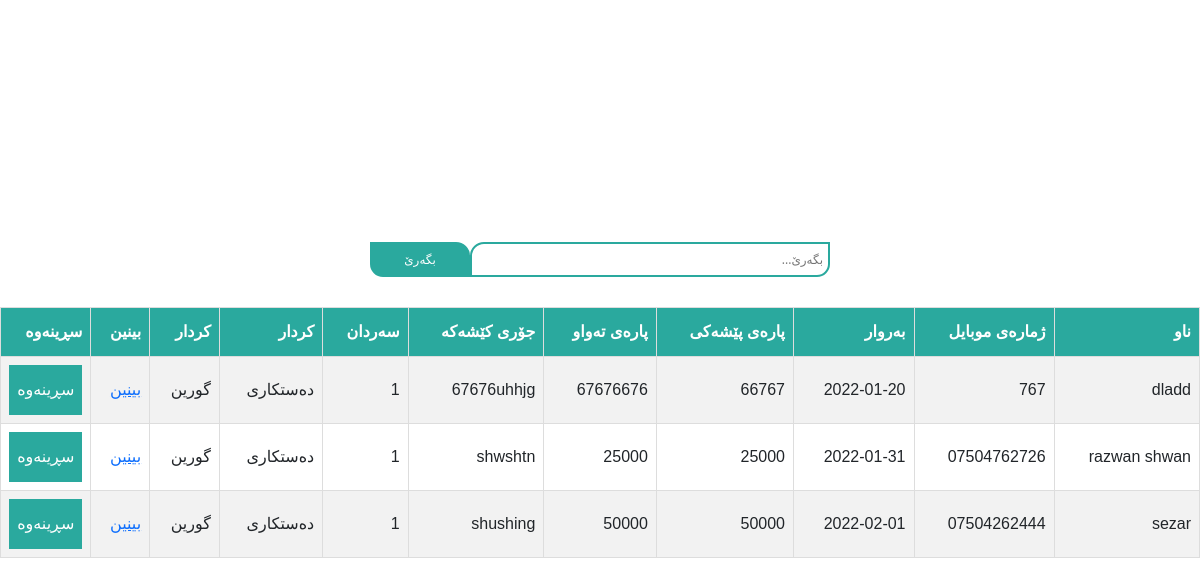
Page /doctorsick.php?doctor=د.شارا (signed in) on the committed database.
### tables this page shows
CREATE TABLE `sicktable` (
  `id` int(11) NOT NULL,
  `name` varchar(255) NOT NULL,
  `phone` varchar(255) NOT NULL,
  `date` date NOT NULL,
  `nameofdoctor` varchar(200) NOT NULL,
  `problem` longtext NOT NULL,
  `firstmoney` varchar(255) NOT NULL,
  `lastmoney` varchar(255) NOT NULL,
  `visit` int(11) NOT NULL
);

### include/config.php (called while the page is built, shortened)
<?php
$db = mysqli_connect('localhost' , 'root' , '' , 'shacenter');
$db->query("SET NAMES utf8");
$db->query("SET CHARACTER SET utf8");
mysqli_set_charset($db, 'utf8');
function sec($data){
    global $db;
    $data = mysqli_real_escape_string($db,htmlspecialchars($data));
    return $data;
}
?>

### doctorsick.php (the view, shortened to what this page needs)
<?php include 'include/config.php';?>
<!DOCTYPE html>
<html lang="en">
<head>
  <link rel="stylesheet" href="assets/css/style.css">
  <link href="https://cdn.jsdelivr.net/npm/bootstrap@5.1.3/dist/css/bootstrap.min.css" rel="stylesheet">
</head>
<body>
  <div class="headre-of-page-with-search-serach">
    <form method="POST" action="<?php echo basename($_SERVER['REQUEST_URI']);?>">
      <input type="text" name="search" placeholder="بگەرێ...">
      <button>بگەرێ</button>
    </form>
  </div>
  <table id="customers">
    <tr>
      <th>ناو</th>
      <th>ژمارەی موبایل</th>
      <th>بەروار</th>
      <th>پارەی پێشەکی</th>
      <th>پارەی تەواو</th>
      <th>جۆری کێشەکە</th>
      <th>سەردان</th>
      <th>کردار</th>
      <th>کردار</th>
      <th>بینین</th>
      <th>سڕینەوە</th>
    </tr>
    <?php
    $doctorename = $_GET['doctor'];
    $DoctorQuery = mysqli_query($db , "SELECT * FROM `sicktable` WHERE `nameofdoctor` = '$doctorename'");
    while($DoctorRow = mysqli_fetch_assoc($DoctorQuery)){?>
      <tr>
        <td><?php echo sec($DoctorRow['name']);?></td>
        <td><?php echo sec($DoctorRow['phone']);?></td>
        <td><?php echo sec($DoctorRow['date']);?></td>
        <td><?php echo sec($DoctorRow['firstmoney']);?></td>
        <td><?php echo sec($DoctorRow['lastmoney']);?></td>
        <td><?php echo sec($DoctorRow['problem']);?></td>
        <td><?php echo sec($DoctorRow['visit']);?></td>
        <td data-bs-toggle="modal" data-bs-target="#exampleModal<?php echo sec($DoctorRow['id']);?>">دەستکاری</td>
        <td data-bs-toggle="modal" data-bs-target="#gorin<?php echo sec($DoctorRow['id']);?>">گورین</td>
        <td><a href="editdoctorsic.php?id=<?php echo sec($DoctorRow['id']);?>">بینین</a></td>
        <td>
          <form method="POST" action="modal/sickdata.inc.php">
            <button name="deletesick">سڕینەوە</button>
          </form>
        </td>
      </tr>
    <?php } ?>
  </table>
</body>
</html>

### assets/css/style.css (style rules this page uses)
* { margin: 0%; padding: 0%; box-sizing: border-box; }
body { width: 100%; height: 100vh; display: flex; justify-content: center; align-items: center; flex-direction: column; background: #ecf0f3; }
.login input, button { width: 50%; height: 50px; border-radius: 50px; background-color: #2aa99e; color: white; outline: none; border: none; margin: 10px; padding-left: 20px; }
.regester .inputs label, input, button { display: block; width: 100%; padding: 0; border: none; outline: none; box-sizing: border-box; }
#customers { font-family: Arial, Helvetica, sans-serif; border-collapse: collapse; width: 100%; direction:rtl; }
#customers td, #customers th { border: 1px solid #ddd; padding: 8px; }
#customers tr:nth-child(even) { background-color: #f2f2f2; }
#customers th { padding-top: 12px; padding-bottom: 12px; text-align: right; background-color: #2aa99e; color: white; }
.headre-of-page-with-search-serach form { display: flex; flex-wrap: wrap; justify-content: space-between; align-items: center; direction: rtl; margin-bottom: 30px; }
.headre-of-page-with-search-serach input { width: 360px; height: 35px; padding: 0 5px; border: 2px solid #2aa99e; border-radius: 14px 0 13px 0; background-color: transparent; font-size: 12px; }
.headre-of-page-with-search-serach button { width: 100px; height: 35px; padding: 0 5px; border: 2px solid #2aa99e; border-radius: 0 14px 0 13px; background-color: #2aa99e; font-size: 12px; color: white; }

### rows in the picture
sicktable: name "dladd", phone "767", date "2022-01-20", firstmoney "66767", lastmoney "67676676", problem "67676uhhjg", visit "1"
sicktable: name "razwan shwan", phone "07504762726", date "2022-01-31", firstmoney "25000", lastmoney "25000", problem "shwshtn", visit "1"
sicktable: name "sezar", phone "07504262444", date "2022-02-01", firstmoney "50000", lastmoney "50000", problem "shushing", visit "1"
